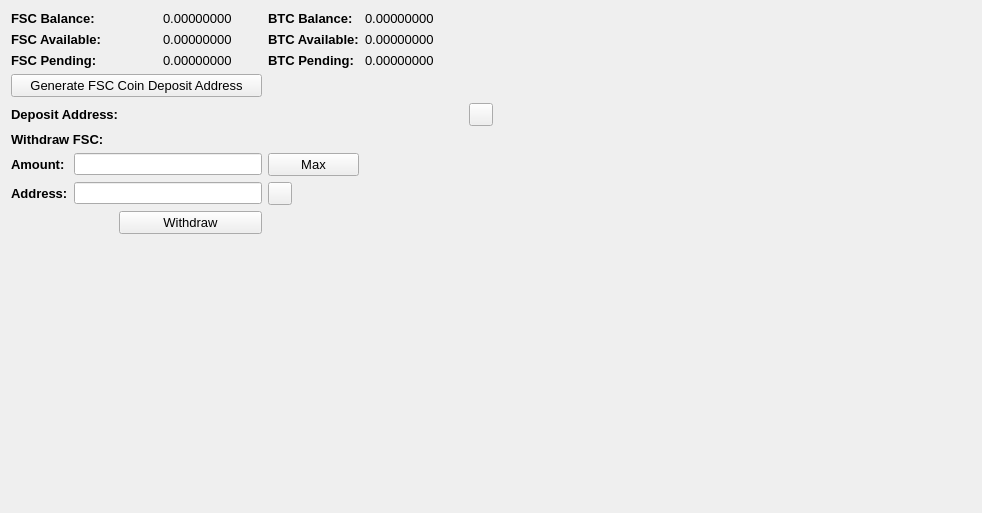
     <widget class="QWidget" name="BalanceTab">
      <attribute name="title">
       <string>Balance</string>
      </attribute>
      <layout class="QGridLayout" name="gridLayout_2">
       <item row="0" column="0" colspan="2">
        <widget class="QLabel" name="label_11">
         <property name="font">
          <font>
           <pointsize>10</pointsize>
           <weight>75</weight>
           <bold>true</bold>
          </font>
         </property>
         <property name="text">
          <string>FSC Balance:</string>
         </property>
        </widget>
       </item>
       <item row="0" column="3">
        <widget class="QLabel" name="FSCBalanceLabel">
         <property name="font">
          <font>
           <pointsize>10</pointsize>
          </font>
         </property>
         <property name="text">
          <string>0.00000000</string>
         </property>
         <property name="textInteractionFlags">
          <set>Qt::LinksAccessibleByMouse|Qt::TextSelectableByMouse</set>
         </property>
        </widget>
       </item>
       <item row="0" column="4">
        <widget class="QLabel" name="label_12">
         <property name="font">
          <font>
           <pointsize>10</pointsize>
           <weight>75</weight>
           <bold>true</bold>
          </font>
         </property>
         <property name="text">
          <string>BTC Balance:</string>
         </property>
        </widget>
       </item>
       <item row="0" column="5">
        <widget class="QLabel" name="BitcoinBalanceLabel">
         <property name="font">
          <font>
           <pointsize>10</pointsize>
          </font>
         </property>
         <property name="text">
          <string>0.00000000</string>
         </property>
         <property name="textInteractionFlags">
          <set>Qt::LinksAccessibleByMouse|Qt::TextSelectableByMouse</set>
         </property>
        </widget>
       </item>
       <item row="0" column="7" rowspan="10">
        <spacer name="horizontalSpacer_4">
         <property name="orientation">
          <enum>Qt::Horizontal</enum>
         </property>
         <property name="sizeHint" stdset="0">
          <size>
           <width>478</width>
           <height>488</height>
          </size>
         </property>
        </spacer>
       </item>
       <item row="1" column="0" colspan="2">
        <widget class="QLabel" name="label_13">
         <property name="font">
          <font>
           <pointsize>10</pointsize>
           <weight>75</weight>
           <bold>true</bold>
          </font>
         </property>
         <property name="text">
          <string>FSC Available:</string>
         </property>
        </widget>
       </item>
       <item row="1" column="3">
        <widget class="QLabel" name="FSCAvailableLabel_2">
         <property name="font">
          <font>
           <pointsize>10</pointsize>
          </font>
         </property>
         <property name="text">
          <string>0.00000000</string>
         </property>
         <property name="textInteractionFlags">
          <set>Qt::LinksAccessibleByMouse|Qt::TextSelectableByMouse</set>
         </property>
        </widget>
       </item>
       <item row="1" column="4">
        <widget class="QLabel" name="label_15">
         <property name="font">
          <font>
           <pointsize>10</pointsize>
           <weight>75</weight>
           <bold>true</bold>
          </font>
         </property>
         <property name="text">
          <string>BTC Available:</string>
         </property>
        </widget>
       </item>
       <item row="1" column="5">
        <widget class="QLabel" name="BitcoinAvailableLabel">
         <property name="font">
          <font>
           <pointsize>10</pointsize>
          </font>
         </property>
         <property name="text">
          <string>0.00000000</string>
         </property>
         <property name="textInteractionFlags">
          <set>Qt::LinksAccessibleByMouse|Qt::TextSelectableByMouse</set>
         </property>
        </widget>
       </item>
       <item row="2" column="0" colspan="2">
        <widget class="QLabel" name="label_14">
         <property name="font">
          <font>
           <pointsize>10</pointsize>
           <weight>75</weight>
           <bold>true</bold>
          </font>
         </property>
         <property name="text">
          <string>FSC Pending:</string>
         </property>
        </widget>
       </item>
       <item row="2" column="3">
        <widget class="QLabel" name="FSCPendingLabel">
         <property name="font">
          <font>
           <pointsize>10</pointsize>
          </font>
         </property>
         <property name="text">
          <string>0.00000000</string>
         </property>
         <property name="textInteractionFlags">
          <set>Qt::LinksAccessibleByMouse|Qt::TextSelectableByMouse</set>
         </property>
        </widget>
       </item>
       <item row="2" column="4">
        <widget class="QLabel" name="label_31">
         <property name="font">
          <font>
           <pointsize>10</pointsize>
           <weight>75</weight>
           <bold>true</bold>
          </font>
         </property>
         <property name="text">
          <string>BTC Pending:</string>
         </property>
        </widget>
       </item>
       <item row="2" column="5">
        <widget class="QLabel" name="BitcoinPendingLabel">
         <property name="font">
          <font>
           <pointsize>10</pointsize>
          </font>
         </property>
         <property name="text">
          <string>0.00000000</string>
         </property>
         <property name="textInteractionFlags">
          <set>Qt::LinksAccessibleByMouse|Qt::TextSelectableByMouse</set>
         </property>
        </widget>
       </item>
       <item row="3" column="0" colspan="4">
        <widget class="QPushButton" name="GenDepositBTN">
         <property name="font">
          <font>
           <pointsize>10</pointsize>
          </font>
         </property>
         <property name="text">
          <string>Generate FSC Coin Deposit Address</string>
         </property>
        </widget>
       </item>
       <item row="4" column="0" colspan="3">
        <widget class="QLabel" name="label_33">
         <property name="font">
          <font>
           <pointsize>10</pointsize>
           <weight>75</weight>
           <bold>true</bold>
          </font>
         </property>
         <property name="text">
          <string>Deposit Address:</string>
         </property>
        </widget>
       </item>
       <item row="4" column="3" colspan="3">
        <widget class="QLabel" name="DepositAddressLabel">
         <property name="minimumSize">
          <size>
           <width>300</width>
           <height>0</height>
          </size>
         </property>
         <property name="palette">
          <palette>
           <active>
            <colorrole role="WindowText">
             <brush brushstyle="SolidPattern">
              <color alpha="255">
               <red>0</red>
               <green>0</green>
               <blue>0</blue>
              </color>
             </brush>
            </colorrole>
            <colorrole role="Text">
             <brush brushstyle="SolidPattern">
              <color alpha="255">
               <red>0</red>
               <green>0</green>
               <blue>255</blue>
              </color>
             </brush>
            </colorrole>
           </active>
           <inactive>
            <colorrole role="WindowText">
             <brush brushstyle="SolidPattern">
              <color alpha="255">
               <red>0</red>
               <green>0</green>
               <blue>0</blue>
              </color>
             </brush>
            </colorrole>
            <colorrole role="Text">
             <brush brushstyle="SolidPattern">
              <color alpha="255">
               <red>0</red>
               <green>0</green>
               <blue>255</blue>
              </color>
             </brush>
            </colorrole>
           </inactive>
           <disabled>
            <colorrole role="WindowText">
             <brush brushstyle="SolidPattern">
              <color alpha="255">
               <red>120</red>
               <green>120</green>
               <blue>120</blue>
              </color>
             </brush>
            </colorrole>
            <colorrole role="Text">
             <brush brushstyle="SolidPattern">
              <color alpha="255">
               <red>120</red>
               <green>120</green>
               <blue>120</blue>
              </color>
             </brush>
            </colorrole>
           </disabled>
          </palette>
         </property>
         <property name="font">
          <font>
           <pointsize>10</pointsize>
           <weight>75</weight>
           <bold>true</bold>
          </font>
         </property>
         <property name="text">
          <string/>
         </property>
         <property name="alignment">
          <set>Qt::AlignRight|Qt::AlignTrailing|Qt::AlignVCenter</set>
         </property>
         <property name="textInteractionFlags">
          <set>Qt::LinksAccessibleByMouse|Qt::TextSelectableByKeyboard|Qt::TextSelectableByMouse</set>
         </property>
        </widget>
       </item>
       <item row="4" column="6">
        <widget class="QToolButton" name="DepositCopyButton">
         <property name="toolTip">
          <string>Copy to clipboard</string>
         </property>
         <property name="text">
          <string/>
         </property>
         <property name="icon">
          <iconset resource="../bitcoin.qrc">
           <normaloff>:/icons/editcopy</normaloff>:/icons/editcopy</iconset>
         </property>
         <property name="shortcut">
          <string>Alt+P</string>
         </property>
        </widget>
       </item>
       <item row="5" column="0" colspan="2">
        <widget class="QLabel" name="label_34">
         <property name="font">
          <font>
           <pointsize>10</pointsize>
           <weight>75</weight>
           <bold>true</bold>
          </font>
         </property>
         <property name="text">
          <string>Withdraw FSC:</string>
         </property>
        </widget>
       </item>
       <item row="6" column="0">
        <widget class="QLabel" name="label_26">
         <property name="font">
          <font>
           <pointsize>10</pointsize>
           <weight>75</weight>
           <bold>true</bold>
          </font>
         </property>
         <property name="text">
          <string>Amount:</string>
         </property>
        </widget>
       </item>
       <item row="6" column="1" colspan="3">
        <widget class="QLineEdit" name="WithdrawUnitsInput">
         <property name="font">
          <font>
           <pointsize>9</pointsize>
           <weight>75</weight>
           <bold>true</bold>
          </font>
         </property>
         <property name="text">
          <string/>
         </property>
        </widget>
       </item>
       <item row="6" column="4">
        <widget class="QPushButton" name="Withdraw_Max_Amount">
         <property name="font">
          <font>
           <pointsize>10</pointsize>
          </font>
         </property>
         <property name="text">
          <string>Max</string>
         </property>
        </widget>
       </item>
       <item row="7" column="0">
        <widget class="QLabel" name="label_10">
         <property name="font">
          <font>
           <pointsize>10</pointsize>
           <weight>75</weight>
           <bold>true</bold>
          </font>
         </property>
         <property name="text">
          <string>Address:</string>
         </property>
        </widget>
       </item>
       <item row="7" column="1" colspan="3">
        <widget class="QLineEdit" name="WithdrawAddress">
         <property name="font">
          <font>
           <pointsize>9</pointsize>
           <weight>75</weight>
           <bold>true</bold>
          </font>
         </property>
        </widget>
       </item>
       <item row="7" column="4">
        <widget class="QToolButton" name="WithdrawPasteButton">
         <property name="toolTip">
          <string>Paste from clipboard</string>
         </property>
         <property name="text">
          <string/>
         </property>
         <property name="icon">
          <iconset resource="../bitcoin.qrc">
           <normaloff>:/icons/editpaste</normaloff>:/icons/editpaste</iconset>
         </property>
         <property name="shortcut">
          <string>Alt+P</string>
         </property>
        </widget>
       </item>
       <item row="8" column="2" colspan="2">
        <widget class="QPushButton" name="WithdrawUnitsBtn">
         <property name="font">
          <font>
           <pointsize>10</pointsize>
          </font>
         </property>
         <property name="text">
          <string>Withdraw</string>
         </property>
        </widget>
       </item>
       <item row="9" column="0" colspan="6">
        <spacer name="verticalSpacer">
         <property name="orientation">
          <enum>Qt::Vertical</enum>
         </property>
         <property name="sizeHint" stdset="0">
          <size>
           <width>428</width>
           <height>262</height>
          </size>
         </property>
        </spacer>
       </item>
      </layout>
      <zorder>label_31</zorder>
      <zorder>label_15</zorder>
      <zorder>label_12</zorder>
      <zorder>label_14</zorder>
      <zorder>label_13</zorder>
      <zorder>label_11</zorder>
      <zorder>BitcoinBalanceLabel</zorder>
      <zorder>FSCBalanceLabel</zorder>
      <zorder>FSCAvailableLabel_2</zorder>
      <zorder>FSCPendingLabel</zorder>
      <zorder>BitcoinAvailableLabel</zorder>
      <zorder>BitcoinPendingLabel</zorder>
      <zorder>label_33</zorder>
      <zorder>GenDepositBTN</zorder>
      <zorder>DepositAddressLabel</zorder>
      <zorder>Withdraw_Max_Amount</zorder>
      <zorder>label_34</zorder>
      <zorder>WithdrawUnitsInput</zorder>
      <zorder>label_10</zorder>
      <zorder>label_26</zorder>
      <zorder>WithdrawAddress</zorder>
      <zorder>WithdrawUnitsBtn</zorder>
      <zorder>horizontalSpacer_4</zorder>
      <zorder>verticalSpacer</zorder>
      <zorder>WithdrawPasteButton</zorder>
      <zorder>DepositCopyButton</zorder>
     </widget>
